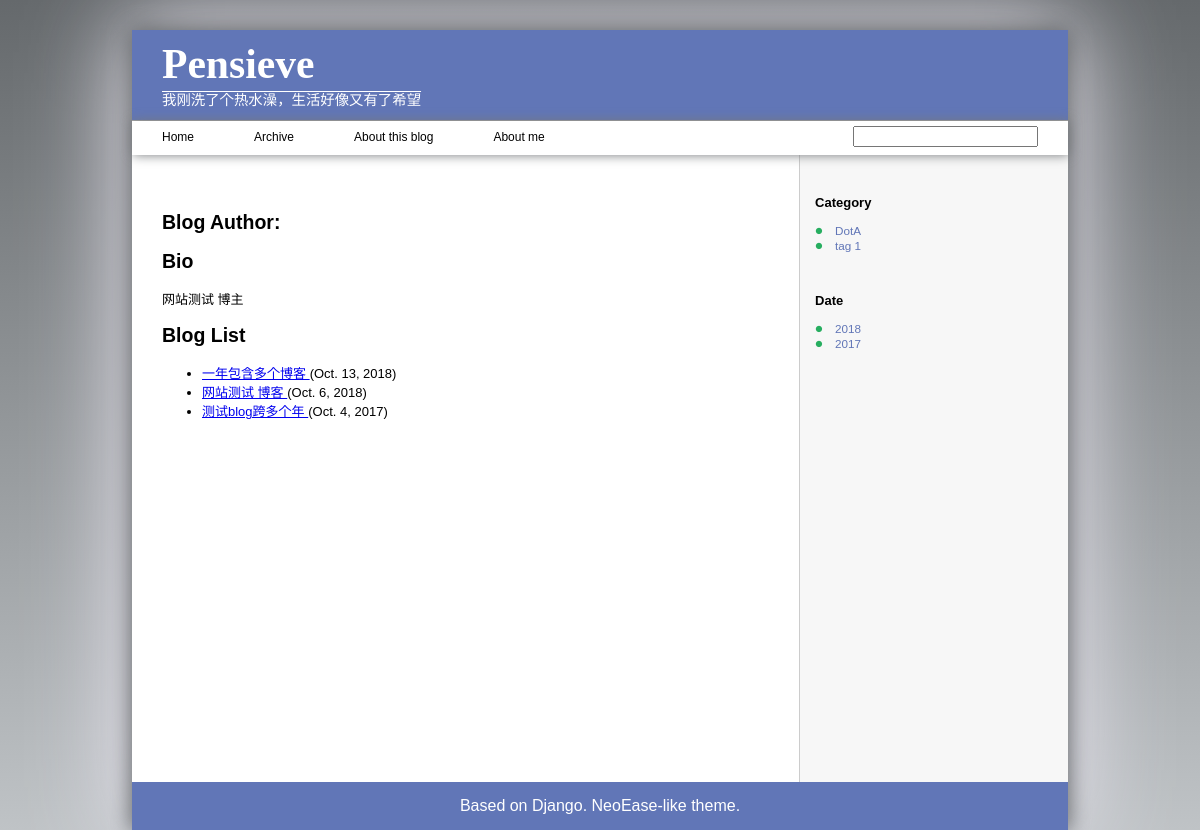
Page /blog/blog-author/1 on the earlier database version.
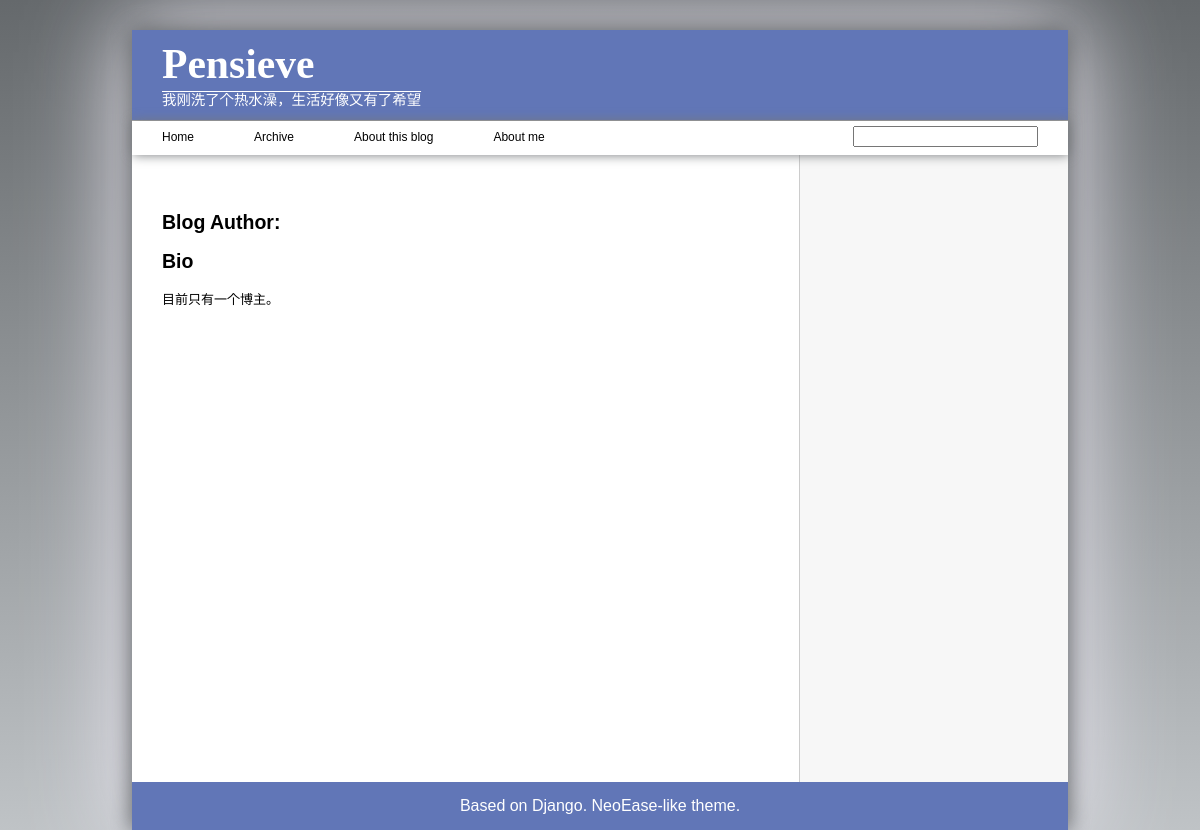
Same page on the later database version.
### blog/models.py (models this page shows, shortened)
class BlogAuthor(models.Model):
    name = models.ForeignKey(User,on_delete=models.PROTECT)
    biography = models.TextField()

class Blog(models.Model):
    blog_author = models.ForeignKey(BlogAuthor, on_delete=models.PROTECT, default=1)
    post_date = models.DateField(default=date.today)
    tags = models.ManyToManyField(Tag)
    title = models.CharField(max_length=50)
    slug = models.CharField(max_length=50, unique_for_date="post_date")
    content = models.TextField()
    class Meta:
        ordering = ['-post_date']
    def get_absolute_url(self):
        return reverse(
            'blog-detail',
            kwargs={
                'year': self.post_date.year,
                'month': self.post_date.month,
                'day': self.post_date.day,
                'slug': self.slug
            }
        )

class Tag(models.Model):
    tag = models.CharField(max_length=20, help_text="Define a tag.")

### blog/views.py (the view)
# urls.py: path('blog-author/<int:pk>', views.BlogAuthorDetailView.as_view(), name='blog-author-detail'),
class BlogAuthorDetailView(generic.DetailView):
    model = BlogAuthor

### blog/templatetags/sidebar.py (called while the page is built)
@register.simple_tag
def sidebar_context():
    blog_list = Blog.objects.all()
    date_list = Blog.objects.dates('post_date', 'year', 'DESC')
    tag_list = Tag.objects.exclude(blog__isnull=True).order_by('tag')
    context = {
        'blog_list': blog_list,
        'date_list': date_list,
        'tag_list': tag_list,
    }
    return context

### blog/templates/blog/blogauthor_detail.html
{% extends "base_generic.html" %}
{% block content %}
  <h1>Blog Author: {{ blogauthor.user.username }}</h1>
  <h2>Bio</h2>
  <p>{{ blogauthor.biography }}</p>
  {% if blogauthor.blog_set.all %}
  <h2>Blog List</h2>
    <ul>
      {% for blog in blogauthor.blog_set.all %}
      <li><a href="{{ blog.get_absolute_url }}">{{ blog.title }} </a>({{ blog.post_date }})
      {% endfor %}
    </ul>
  {% endif %}
{% endblock %}

### blog/templates/base_generic.html (shortened to what this page needs)
<!DOCTYPE html>
<html lang="en">
  <head>
    {% load static %}
    <link rel="stylesheet" href="{% static 'blog/css/styles.css' %}">
  </head>
  <body>
    <header class="theme-background">
      <p id="site-name"><a class="theme-text-color header" href="{% url 'index' %}">Pensieve</a></p>
      <p id="slogan" class="theme-text-color header">我刚洗了个热水澡，生活好像又有了希望</p>
    </header>
    <nav class="main-nav">
      <ul>
        <li><a href="{% url 'index' %}" {% if request.path == "/blog/" %}class="active"{% endif %}>Home</a>
        <li><a href="{% url 'archive' %}" {% if request.path == "/blog/archive/" %}class="active"{% endif %}>Archive</a>
        <li><a href="{% url 'about-this-blog' %}" {% if request.path == "/blog/about-this-blog" %}class="active"{% endif %}>About this blog</a>
        <li><a href="{% url 'about-me' %}" {% if request.path == "/blog/about-me" %}class="active"{% endif %}>About me</a>
      </ul>
      <form action="">
        <input id="search">
      </form>
    </nav>
    <main>
      <section id="main-content">
        {% block content %}{% endblock %}
      </section>
      {% block sidebar %}
        <section id="sidebar">
          {% load sidebar %}
          {% sidebar_context as context %}
          {% if context.blog_list %}
            <div class="category">
              <p>Category</p>
              <ul>
                {% for category in context.tag_list %}
                <li><a class="theme-text-color archive" href="{% url 'blog-tag-archive' category.tag %}">{{ category.tag }}</a>
                {% endfor %}
              </ul>
            </div>
            <div class="date">
              <p>Date</p>
              <ul>
                {% for date in context.date_list %}
                <li><a class="theme-text-color archive" href="{% url 'blog-year-archive' date.year %}">{{ date|date:"Y" }}</a>
                {% endfor %}
              </ul>
            </div>
          {% endif %}
        </section>
      {% endblock %}
    </main>
    <footer class="theme-background theme-text-color footer">
      Based on Django. NeoEase-like theme.
    </footer>

Differences in the rows shown:
removed Blog: title "一年包含多个博客", post_date "Oct. 13, 2018"
removed Blog: title "网站测试 博客", post_date "Oct. 6, 2018"
removed Blog: title "测试blog跨多个年", post_date "Oct. 4, 2017"
no longer on this page (row unchanged): Tag: tag "DotA"
no longer on this page (row unchanged): Tag: tag "tag 1"
changed BlogAuthor: biography "网站测试 博主" → "目前只有一个博主。"
Other differences:
text no longer shown: "Blog List Category Date"
list line gone: "2018"
list line gone: "2017"
